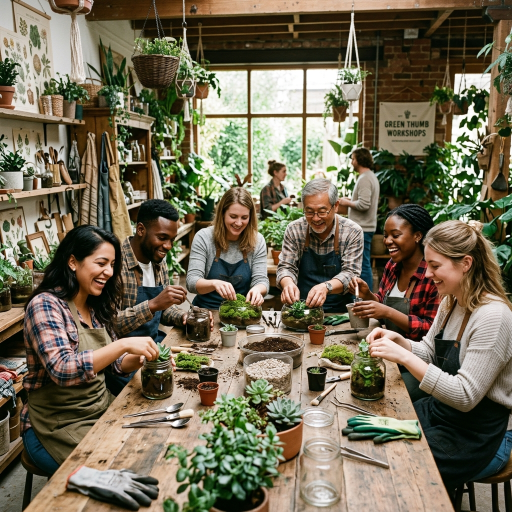
#> input picture images/plant_workshop.png, 1024 x 1024 px, found by its file name (shown at 1/2 size)
$ python compare_similarity.py
#> lines starting #> are read from the running program, lines starting #| are printed output that depends on the picture
import os
from PIL import Image

def compare_images_pil(p1, p2):
#> called with p1 = 'images/plant_workshop.png', p2 = 'images/contact_workshop_community.png'
    try:
        img1 = Image.open(p1).convert('L').resize((64, 64))
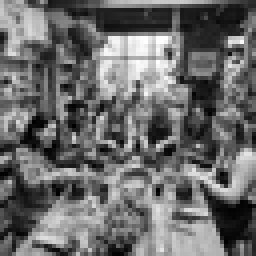
#> img1: PIL image 64x64 L (shown 4 times larger); min 0, max 255, mean 106.7
        img2 = Image.open(p2).convert('L').resize((64, 64))
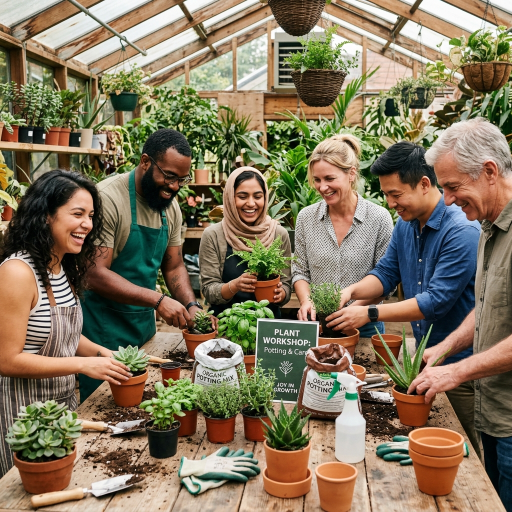
#> input picture images/contact_workshop_community.png, 1024 x 1024 px, found by its file name (shown at 1/2 size)
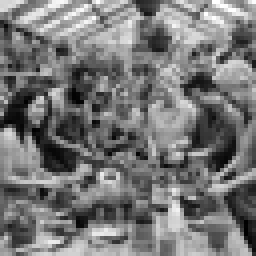
#> img2: PIL image 64x64 L (shown 4 times larger); min 0, max 255, mean 118.8
        p1_data = list(img1.getdata())
#> p1_data = 4096 values, max 255 at index 611, min 0 at index 1928, mean 106.7
        p2_data = list(img2.getdata())
#> p2_data = 4096 values, max 255 at index 53, min 0 at index 2056, mean 118.8

        # Mean absolute difference
        diff = sum(abs(a - b) for a, b in zip(p1_data, p2_data)) / len(p1_data)
#> diff = 64.92
        return diff
    except Exception as e:
        return f"Error: {e}"

print("Comparing plant_workshop and contact_workshop_community:")
print(compare_images_pil('images/plant_workshop.png', 'images/contact_workshop_community.png'))

print("Comparing plant_care_guide and contact_gardening_tools:")
print(compare_images_pil('images/plant_care_guide.png', 'images/contact_gardening_tools.png'))
#> call 2 of compare_images_pil, with p1 = 'images/plant_care_guide.png', p2 = 'images/contact_gardening_tools.png'
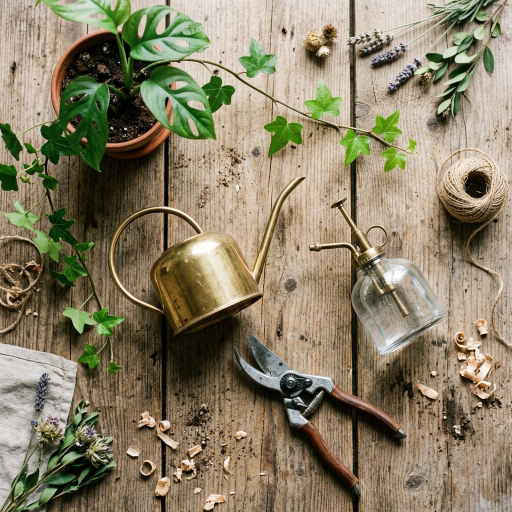
#> input picture images/plant_care_guide.png, 1024 x 1024 px, found by its file name (shown at 1/2 size)
#> in compare_images_pil (call 2), `img1 = Image.open(p1).convert('L').resize((64, 64))`:
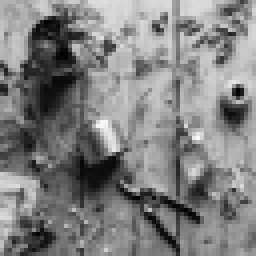
#> img1: PIL image 64x64 L (shown 4 times larger); min 0, max 249, mean 127.9
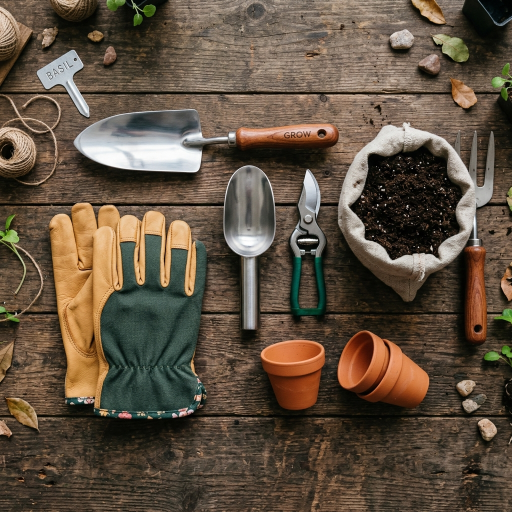
#> input picture images/contact_gardening_tools.png, 1024 x 1024 px, found by its file name (shown at 1/2 size)
#> in compare_images_pil (call 2), `img2 = Image.open(p2).convert('L').resize((64, 64))`:
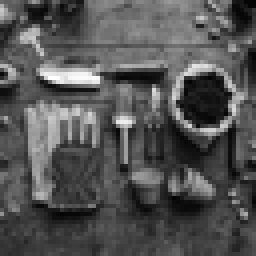
#> img2: PIL image 64x64 L (shown 4 times larger); min 3, max 255, mean 83.2
#> in compare_images_pil (call 2), `p1_data = list(img1.getdata())`: p1_data = 4096 values, max 249 at index 2225, min 0 at index 1467, mean 127.9
#> in compare_images_pil (call 2), `p2_data = list(img2.getdata())`: p2_data = 4096 values, max 255 at index 1229, min 3 at index 63, mean 83.17
#> in compare_images_pil (call 2), `diff = sum(abs(a - b) for a, b in zip(p1_data, p2_data)) / len(p1_data)`: diff = 69.84
